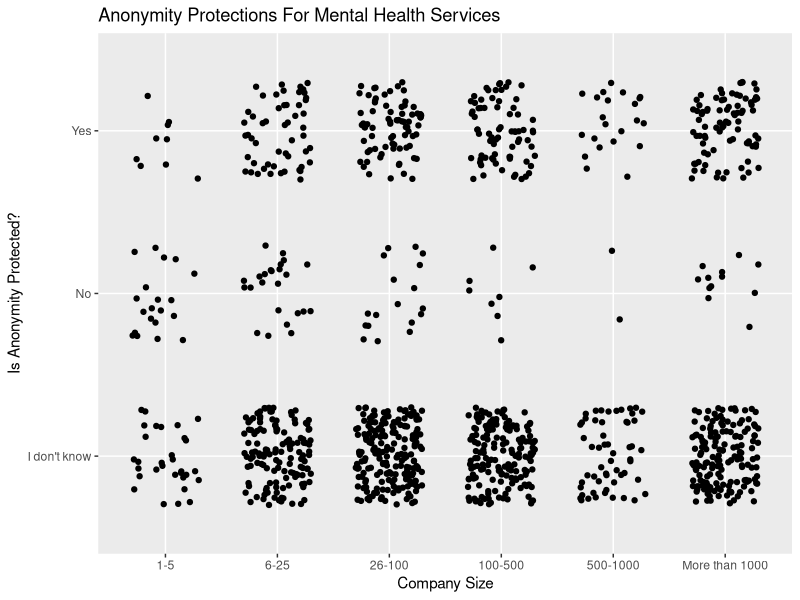
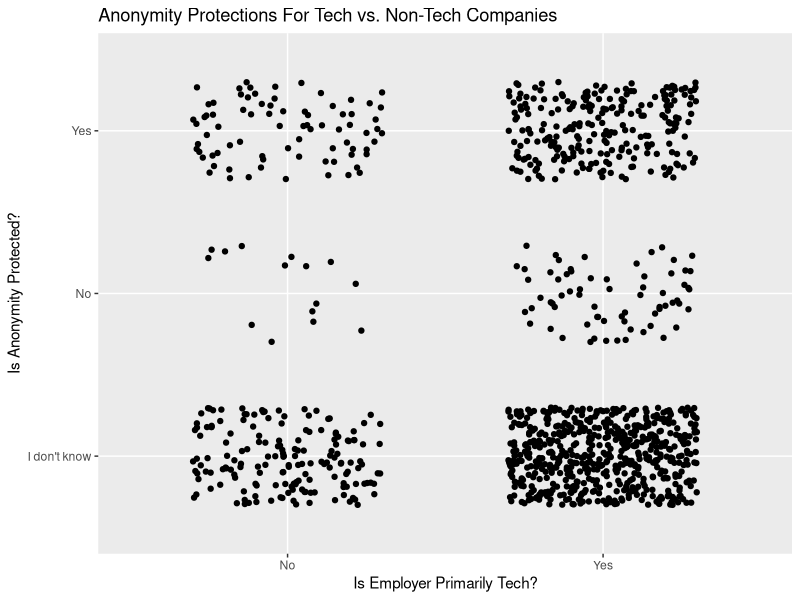
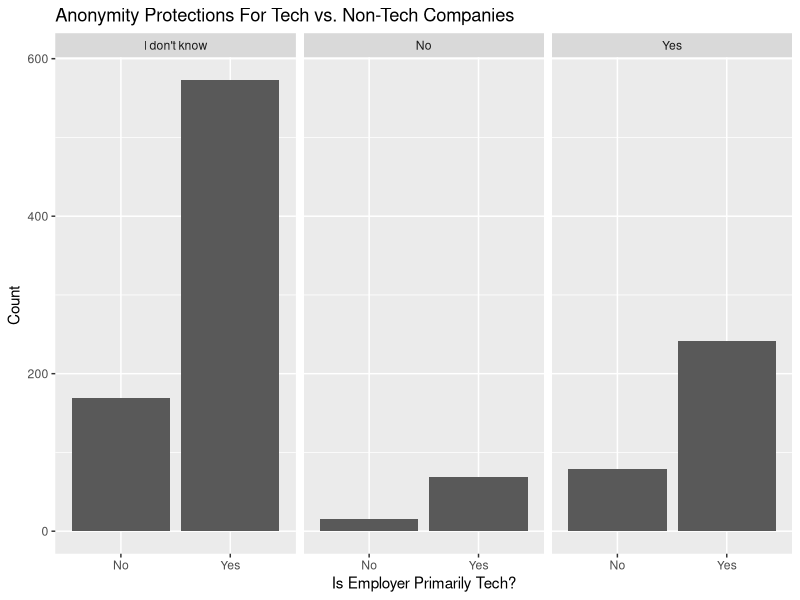

R code for these plots, in order: (Note: this script raises an error after producing the figures.)
## ---- chunk 1
library(dplyr)
library(tidyr)
library(ggplot2)
#Insert the location of your data here, for example
health <- read.csv("mentalsurvey_clean.csv")
## ---- chunk 2
knitr::opts_chunk$set(echo = TRUE)
## ---- chunk 3

## ---- chunk 4
#Put company size in order
CompanySize  = factor(health$How.many.employees.does.your.company.or.organization.have, levels=c("1-5", "6-25", "26-100", "100-500", "500-1000", "More than 1000"))
#Create Cross-tab Table
APbCS <- table(health$Is.your.anonymity.protected.if.you.choose.to.take.advantage.of.mental.health.or.substance.abuse.treatment.resources.provided.by.your.employer., CompanySize)
head(APbCS)
## ---- chunk 5
#Create a proportions table by Row
prop.table(APbCS, 2)
## ---- chunk 6
#Do a chi-squared test
chisq.test(APbCS)
## ---- chunk 7
ggplot(health, aes(CompanySize, health$Is.your.anonymity.protected.if.you.choose.to.take.advantage.of.mental.health.or.substance.abuse.treatment.resources.provided.by.your.employer.)) + geom_jitter(height = .3, width = .3) + ggtitle("Anonymity Protections For Mental Health Services") + xlab("Company Size") + ylab("Is Anonymity Protected?") 
## ---- chunk 8
#Add labels to tech company org
TLabel <- factor(health$Is.your.employer.primarily.a.tech.company.organization.,
levels = c(0, 1),
labels = c("No", "Yes"))
#Create a crosstab table
APbT2 <- table(health$Is.your.anonymity.protected.if.you.choose.to.take.advantage.of.mental.health.or.substance.abuse.treatment.resources.provided.by.your.employer., TLabel)
head(APbT2)
## ---- chunk 9
#Create a proportions table by Row
prop.table(APbT2, 2)
## ---- chunk 10
#Do a chi-squared test
chisq.test(APbT2)
## ---- chunk 11
ggplot(health, aes(TLabel, health$Is.your.anonymity.protected.if.you.choose.to.take.advantage.of.mental.health.or.substance.abuse.treatment.resources.provided.by.your.employer.)) + geom_jitter(height = .3, width = .3) + ggtitle("Anonymity Protections For Tech vs. Non-Tech Companies") + xlab("Is Employer Primarily Tech?") + ylab("Is Anonymity Protected?") 
## ---- chunk 12
#Run Counts
summary(health$Is.your.anonymity.protected.if.you.choose.to.take.advantage.of.mental.health.or.substance.abuse.treatment.resources.provided.by.your.employer.)
#Modify Labels
levels(health$Is.your.anonymity.protected.if.you.choose.to.take.advantage.of.mental.health.or.substance.abuse.treatment.resources.provided.by.your.employer.) <- c("Don't Know Anonymity Policy", "Anonymity Not Protected", "Anonymity Protected")
#Check to make sure
summary(health$Is.your.anonymity.protected.if.you.choose.to.take.advantage.of.mental.health.or.substance.abuse.treatment.resources.provided.by.your.employer.)
## ---- chunk 13
#Create Visualization
p3 <- ggplot(health, aes(x = TLabel))+geom_bar()+facet_wrap(~ health$Is.your.anonymity.protected.if.you.choose.to.take.advantage.of.mental.health.or.substance.abuse.treatment.resources.provided.by.your.employer.)+ ggtitle("Anonymity Protections For Tech vs. Non-Tech Companies") + xlab("Is Employer Primarily Tech?") + ylab("Count") 
p3
## ---- chunk 14
#Crosstab table
ELDbG <- table(health$If.a.mental.health.issue.prompted.you.to.request.a.medical.leave.from.work..asking.for.that.leave.would.be., health$gender)
ELDbG
## ---- chunk 15
chisq.test(ELDbG)
## ---- chunk 16
#Do the AgeGroup Variable
labs <- c(paste(seq(17, 74, by = 20), seq(37, 80, by = 20),
                sep = "-"))
health$AgeGroup <- cut(health$age, breaks = c(seq(17, 74, by = 20), Inf), labels = labs, right = FALSE)
## ---- chunk 17
#Crosstab table
ELDbA <- table(health$If.a.mental.health.issue.prompted.you.to.request.a.medical.leave.from.work..asking.for.that.leave.would.be., health$AgeGroup)
ELDbA
## ---- chunk 18
chisq.test(ELDbA)
## ---- chunk 19
#Crosstab table
ELDbCS <- table(health$If.a.mental.health.issue.prompted.you.to.request.a.medical.leave.from.work..asking.for.that.leave.would.be., ENumOrder)
ELDbCS
## ---- chunk 20
chisq.test(ELDbCS)
## ---- chunk 21

## ---- chunk 22

## ---- chunk 23

## ---- chunk 24

## ---- chunk 25
#Crosstab Table
ELDbMHB <- table(health$If.a.mental.health.issue.prompted.you.to.request.a.medical.leave.from.work..asking.for.that.leave.would.be., health$Does.your.employer.provide.mental.health.benefits.as.part.of.healthcare.coverage.)
ELDbMHB
## ---- chunk 26
chisq.test(ELDbMHB)
## ---- chunk 27
ELDbEDM <- table(health$If.a.mental.health.issue.prompted.you.to.request.a.medical.leave.from.work..asking.for.that.leave.would.be., health$Has.your.employer.ever.formally.discussed.mental.health..for.example..as.part.of.a.wellness.campaign.or.other.official.communication..)
ELDbEDM
## ---- chunk 28
chisq.test(ELDbEDM)
## ---- chunk 29
ELDbEOR <- table(health$If.a.mental.health.issue.prompted.you.to.request.a.medical.leave.from.work..asking.for.that.leave.would.be., health$Does.your.employer.offer.resources.to.learn.more.about.mental.health.concerns.and.options.for.seeking.help.)
ELDbEOR
## ---- chunk 30
chisq.test(ELDbEOR)
## ---- chunk 31
ELDbPR <- table(health$If.a.mental.health.issue.prompted.you.to.request.a.medical.leave.from.work..asking.for.that.leave.would.be., health$Have.you.observed.or.experienced.an.unsupportive.or.badly.handled.response.to.a.mental.health.issue.in.your.current.or.previous.workplace.)
ELDbPR
## ---- chunk 32
chisq.test(ELDbPR)
## ---- chunk 33
MHbG <- table(health$Would.you.feel.comfortable.discussing.a.mental.health.disorder.with.your.direct.supervisor.s.., health$gender)
MHbG
## ---- chunk 34
chisq.test(MHbG)
## ---- chunk 35
MHbA <- table(health$Would.you.feel.comfortable.discussing.a.mental.health.disorder.with.your.direct.supervisor.s.., health$AgeGroup)
MHbA
## ---- chunk 36
chisq.test(MHbA)
## ---- chunk 37
MHbCS <- table(health$Would.you.feel.comfortable.discussing.a.mental.health.disorder.with.your.direct.supervisor.s.., ENumOrder)
MHbCS
## ---- chunk 38
chisq.test(MHbCS)
## ---- chunk 39

## ---- chunk 40

## ---- chunk 41
MHbMHB <- table(health$Would.you.feel.comfortable.discussing.a.mental.health.disorder.with.your.direct.supervisor.s.., health$Does.your.employer.provide.mental.health.benefits.as.part.of.healthcare.coverage.)
MHbMHB
## ---- chunk 42
chisq.test(MHbMHB)
## ---- chunk 43
MHbEDM <- table(health$Would.you.feel.comfortable.discussing.a.mental.health.disorder.with.your.direct.supervisor.s.., health$Has.your.employer.ever.formally.discussed.mental.health..for.example..as.part.of.a.wellness.campaign.or.other.official.communication..)
MHbEDM
## ---- chunk 44
chisq.test(MHbEDM)
## ---- chunk 45
MHbEOR <- table(health$Would.you.feel.comfortable.discussing.a.mental.health.disorder.with.your.direct.supervisor.s.., health$Does.your.employer.offer.resources.to.learn.more.about.mental.health.concerns.and.options.for.seeking.help.)
MHbEOR
## ---- chunk 46
chisq.test(MHbEOR)
## ---- chunk 47
MHbPR <- table(health$Would.you.feel.comfortable.discussing.a.mental.health.disorder.with.your.direct.supervisor.s.., health$Have.you.observed.or.experienced.an.unsupportive.or.badly.handled.response.to.a.mental.health.issue.in.your.current.or.previous.workplace.)
MHbPR
## ---- chunk 48
chisq.test(MHbPR)
## ---- chunk 49

## ---- chunk 50
MHCbG <- table(health$Would.you.feel.comfortable.discussing.a.mental.health.disorder.with.your.coworkers., health$gender)
MHCbG
## ---- chunk 51
chisq.test(MHCbG)
## ---- chunk 52
MHCbA <- table(health$Would.you.feel.comfortable.discussing.a.mental.health.disorder.with.your.coworkers., health$AgeGroup)
MHCbA
#Proportions (as column percentages)
prop.table(MHCbA, 2)
#Chi-Squared (We get a big chi-quared and a warning it may be incorrect, likely b/c small values for the 57-77 column)
chisq.test(MHCbA)
## ---- chunk 53
MHCbCS <- table(health$Would.you.feel.comfortable.discussing.a.mental.health.disorder.with.your.coworkers., ENumOrder)
MHCbCS
#Proportions (as column percentages)
prop.table(MHCbCS, 2)
#Chi-Squared (the p value is small)
chisq.test(MHCbCS)
## ---- chunk 54

## ---- chunk 55

## ---- chunk 56
MHCbMHB <- table(health$Would.you.feel.comfortable.discussing.a.mental.health.disorder.with.your.coworkers., health$Does.your.employer.provide.mental.health.benefits.as.part.of.healthcare.coverage.)
MHCbMHB
## ---- chunk 57
chisq.test(MHCbMHB)
## ---- chunk 58
MHCbEDM <- table(health$Would.you.feel.comfortable.discussing.a.mental.health.disorder.with.your.coworkers., health$Has.your.employer.ever.formally.discussed.mental.health..for.example..as.part.of.a.wellness.campaign.or.other.official.communication..)
MHCbEDM
## ---- chunk 59
chisq.test(MHCbEDM)
## ---- chunk 60
MHCbEOR <- table(health$Would.you.feel.comfortable.discussing.a.mental.health.disorder.with.your.coworkers., health$Does.your.employer.offer.resources.to.learn.more.about.mental.health.concerns.and.options.for.seeking.help.)
MHCbEOR
## ---- chunk 61
chisq.test(MHCbEOR)
## ---- chunk 62
MHCbPR <- table(health$Would.you.feel.comfortable.discussing.a.mental.health.disorder.with.your.coworkers., health$Have.you.observed.or.experienced.an.unsupportive.or.badly.handled.response.to.a.mental.health.issue.in.your.current.or.previous.workplace.)
MHCbPR
## ---- chunk 63
chisq.test(MHCbPR)
## ---- chunk 64
MHCbCN <- table(health$Would.you.feel.comfortable.discussing.a.mental.health.disorder.with.your.coworkers., health$Do.you.think.that.team.members.co.workers.would.view.you.more.negatively.if.they.knew.you.suffered.from.a.mental.health.issue.)
MHCbCN
## ---- chunk 65
chisq.test(MHCbCN)
